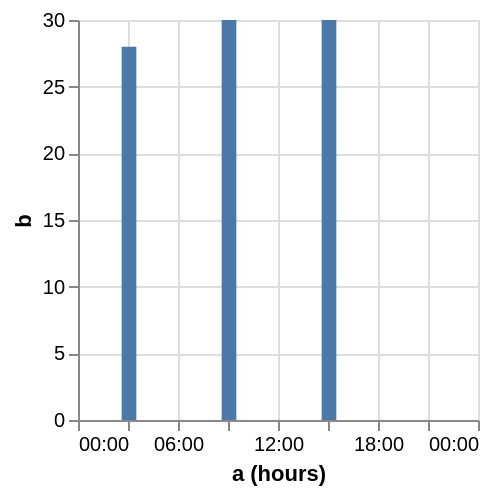

The Vega-Lite source for this figure:
### Vega specification from a JSON file in a GitHub repository (floating-point values rounded to 4 significant figures)
{"$schema": "https://vega.github.io/schema/vega/v5.json", "description": "Customizing time scale domain.", "background": "white", "padding": 5, "width": 200, "height": 200, "style": "cell", "data": [{"name": "source_0", "values": [{"a": "December 17, 1995 03:00:00", "b": 28}, {"a": "December 17, 1995 09:00:00", "b": 30}, {"a": "December 17, 1995 15:00:00", "b": 30}]}, {"name": "data_0", "source": "source_0", "transform": [{"type": "formula", "expr": "toDate(datum[\"a\"])", "as": "a"}, {"field": "a", "type": "timeunit", "units": ["hours"], "as": ["hours_a", "hours_a_end"]}, {"type": "formula", "expr": "0.5 * timeOffset('hours', datum['hours_a'], -1) + 0.5 * datum['hours_a']", "as": "hours_a_offsetted_rect_start"}, {"type": "formula", "expr": "0.5 * datum['hours_a'] + 0.5 * datum['hours_a_end']", "as": "hours_a_offsetted_rect_end"}, {"type": "stack", "groupby": ["hours_a"], "field": "b", "sort": {"field": [], "order": []}, "as": ["b_start", "b_end"], "offset": "zero"}, {"type": "filter", "expr": "(isDate(datum[\"hours_a\"]) || (isValid(datum[\"hours_a\"]) && isFinite(+datum[\"hours_a\"]))) && isValid(datum[\"b\"]) && isFinite(+datum[\"b\"])"}]}], "marks": [{"name": "marks", "type": "rect", "style": ["bar"], "from": {"data": "data_0"}, "encode": {"update": {"fill": {"value": "#4c78a8"}, "ariaRoleDescription": {"value": "bar"}, "description": {"signal": "\"a (hours): \" + (timeFormat(datum[\"hours_a\"], timeUnitSpecifier([\"hours\"], {\"year-month\":\"%b %Y \",\"year-month-date\":\"%b %d, %Y \"}))) + \"; b: \" + (format(datum[\"b\"], \"\"))"}, "x2": {"scale": "x", "field": "hours_a_offsetted_rect_start", "offset": {"signal": "0.5 + (abs(scale(\"x\", datum[\"hours_a_end\"]) - scale(\"x\", datum[\"hours_a\"])) < 0.25 ? -0.5 * (0.25 - (abs(scale(\"x\", datum[\"hours_a_end\"]) - scale(\"x\", datum[\"hours_a\"])))) : 0.5)"}}, "x": {"scale": "x", "field": "hours_a_offsetted_rect_end", "offset": {"signal": "0.5 + (abs(scale(\"x\", datum[\"hours_a_end\"]) - scale(\"x\", datum[\"hours_a\"])) < 0.25 ? 0.5 * (0.25 - (abs(scale(\"x\", datum[\"hours_a_end\"]) - scale(\"x\", datum[\"hours_a\"])))) : -0.5)"}}, "y": {"scale": "y", "field": "b_end"}, "y2": {"scale": "y", "field": "b_start"}}}}], "scales": [{"name": "x", "type": "time", "domain": {"fields": [{"signal": "{data: datetime(2012, 0, 1, 0, 0, 0, 0)}"}, {"signal": "{data: datetime(2012, 0, 1, 24, 0, 0, 0)}"}]}, "range": [0, {"signal": "width"}]}, {"name": "y", "type": "linear", "domain": {"data": "data_0", "fields": ["b_start", "b_end"]}, "range": [{"signal": "height"}, 0], "nice": true, "zero": true}], "axes": [{"scale": "x", "orient": "bottom", "gridScale": "y", "grid": true, "tickMinStep": {"signal": "datetime(2001, 0, 1, 1, 0, 0, 0) - datetime(2001, 0, 1, 0, 0, 0, 0)"}, "domain": false, "labels": false, "aria": false, "maxExtent": 0, "minExtent": 0, "ticks": false, "zindex": 0}, {"scale": "y", "orient": "left", "gridScale": "x", "grid": true, "tickCount": {"signal": "ceil(height/40)"}, "domain": false, "labels": false, "aria": false, "maxExtent": 0, "minExtent": 0, "ticks": false, "zindex": 0}, {"scale": "x", "orient": "bottom", "grid": false, "title": "a (hours)", "format": {"signal": "timeUnitSpecifier([\"hours\"], {\"year-month\":\"%b %Y \",\"year-month-date\":\"%b %d, %Y \"})"}, "labelFlush": true, "labelOverlap": true, "tickMinStep": {"signal": "datetime(2001, 0, 1, 1, 0, 0, 0) - datetime(2001, 0, 1, 0, 0, 0, 0)"}, "zindex": 0}, {"scale": "y", "orient": "left", "grid": false, "title": "b", "labelOverlap": true, "tickCount": {"signal": "ceil(height/40)"}, "zindex": 0}]}
